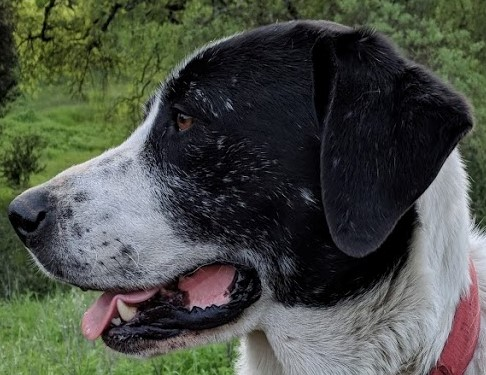
#> input picture data/sammy_face.jpg, 486 x 375 px
$ jupyter execute 21_EdgeDetection.ipynb   (shell and % lines are left out)
#> lines starting #> are read from the running program, lines starting #| are printed output that depends on the picture; after the words box and inside, x2 and y2 are one past the last pixel; in counts of white or black regions, pixels touching at a corner belong together
[cell 1]
import cv2
import numpy as np
import matplotlib.pyplot as plt

[cell 2]
img = cv2.imread("data/sammy_face.jpg")
#> img is the input picture: shape (375, 486, 3); mean B, G, R 70, 78.7, 74.2
# Not doing colour channel correction since we're only performing edge detection.
plt.imshow(img)

[cell 3]
edges = cv2.Canny(image = img, threshold1 = 127, threshold2 = 127)
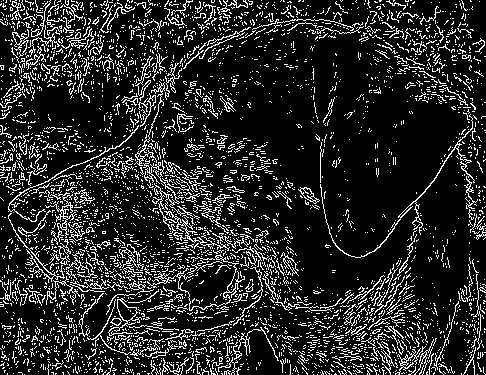
#> edges: shape (375, 486); 15.6% white in thin lines or dots
# 127 is the middle value between 0 and 255

plt.imshow(edges)

[cell 4]
# Trying out other threshold values
edges = cv2.Canny(image = img, threshold1 = 0, threshold2 = 255)
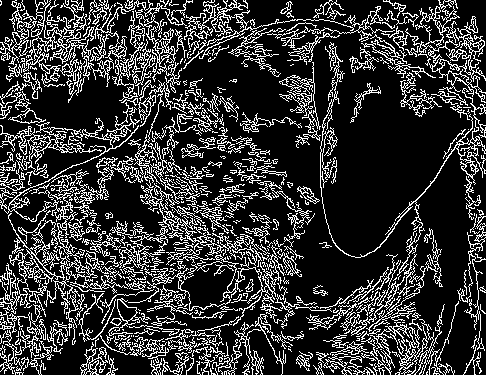
#> edges: shape (375, 486); 21% white in thin lines or dots
# 127 is the middle value between 0 and 255

plt.imshow(edges)

[cell 5]
edges = cv2.Canny(image = img, threshold1 = 0, threshold2 = 127)
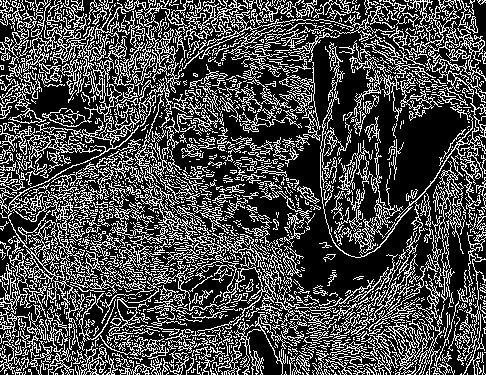
#> edges: shape (375, 486); 28.9% white in thin lines or dots
# 127 is the middle value between 0 and 255

plt.imshow(edges)

[cell 6]
edges = cv2.Canny(image = img, threshold1 = 127, threshold2 = 255)
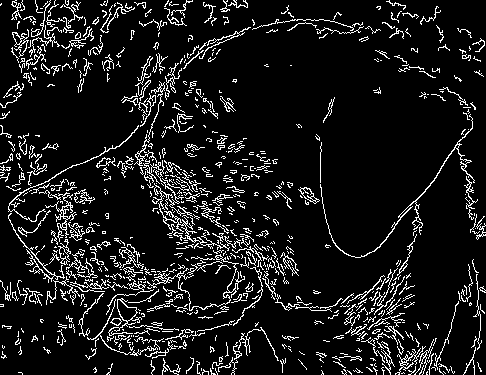
#> edges: shape (375, 486); 9.9% white in thin lines or dots
# 127 is the middle value between 0 and 255

plt.imshow(edges)

[cell 7]
# Choosing a threshold - General practice

# Calculate median pixel value
med_val = np.median(img)
#> med_val = 64
print(med_val)
#| 64.0

# Set lower threshold to either 0 or 70% of median pixel value (Whichever is greater)
lower = int(max(0, 0.7*med_val))
#> lower = 44
print(lower)
#| 44
# Set higher threshold to either 255 or 30% over the median pixel value (Whichever is lower)
upper = int(min(255, 1.3*med_val))
#> upper = 83
print(upper)
#| 83

edges = cv2.Canny(image = img, threshold1 = lower, threshold2 = upper)
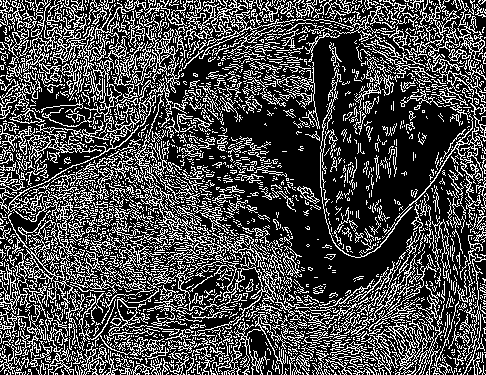
#> edges: shape (375, 486); 28.7% white in thin lines or dots

plt.imshow(edges)

[cell 8]
# Lets do the same after blurring the image first
blurred_img = cv2.blur(img, ksize=(7, 7))
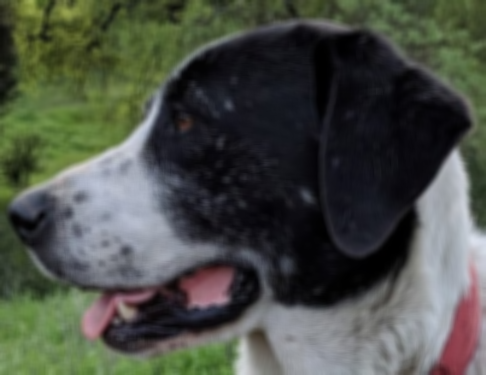
#> blurred_img: shape (375, 486, 3); mean B, G, R 70, 78.7, 74.3

edges = cv2.Canny(image = blurred_img, threshold1 = lower, threshold2 = upper)
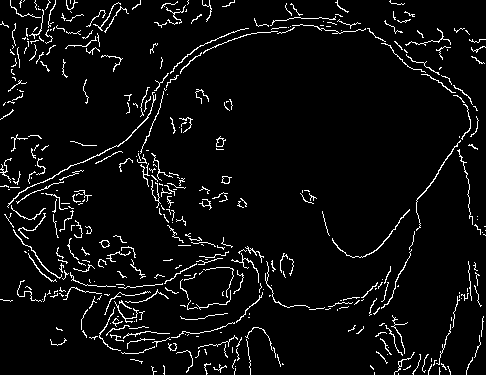
#> edges: shape (375, 486); 5.1% white in thin lines or dots

plt.imshow(edges)

$ run again, with data/00-puppy.jpg copied over data/sammy_face.jpg
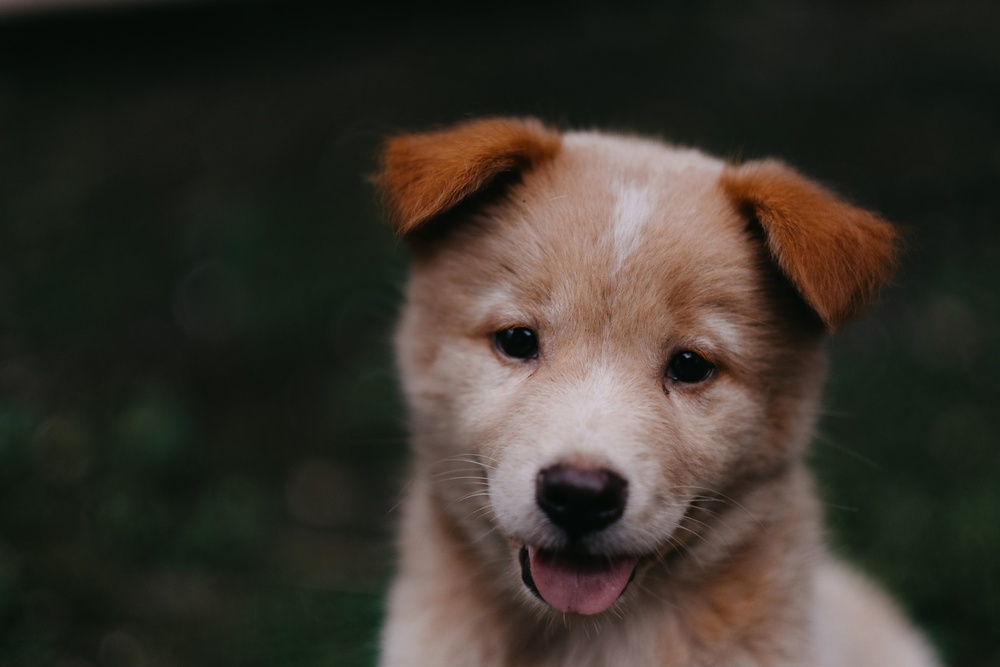
#> input picture data/00-puppy.jpg, 1000 x 667 px, shrunk from 1950 x 1300 before the run
#> img is the input picture: shape (667, 1000, 3); mean B, G, R 43.8, 51.8, 57.3
#> `edges = cv2.Canny(image = img, threshold1 = 127, threshold2 = 255)`:
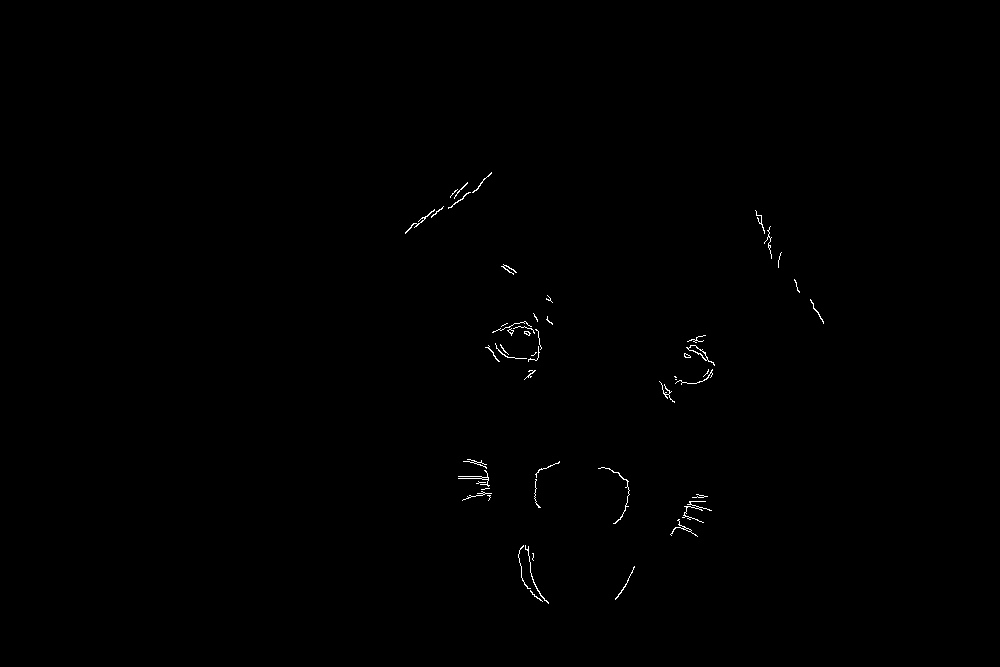
#> edges: shape (667, 1000); 0.27% white in thin lines or dots, all inside (x1, y1, x2, y2) = (405, 172, 824, 604)
#> med_val = 27
#| 27.0
#> lower = 18
#| 18
#> upper = 35
#| 35
#> `edges = cv2.Canny(image = blurred_img, threshold1 = lower, threshold2 ..`:
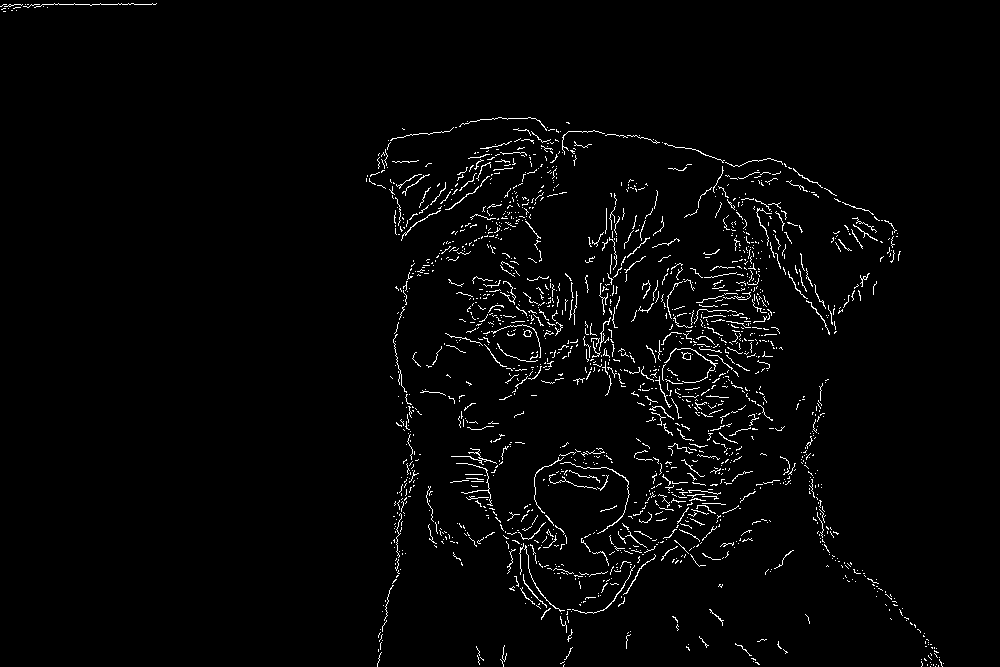
#> edges: shape (667, 1000); 2.3% white in thin lines or dots

$ run again, with data/Denis_Mukwege.jpg copied over data/sammy_face.jpg
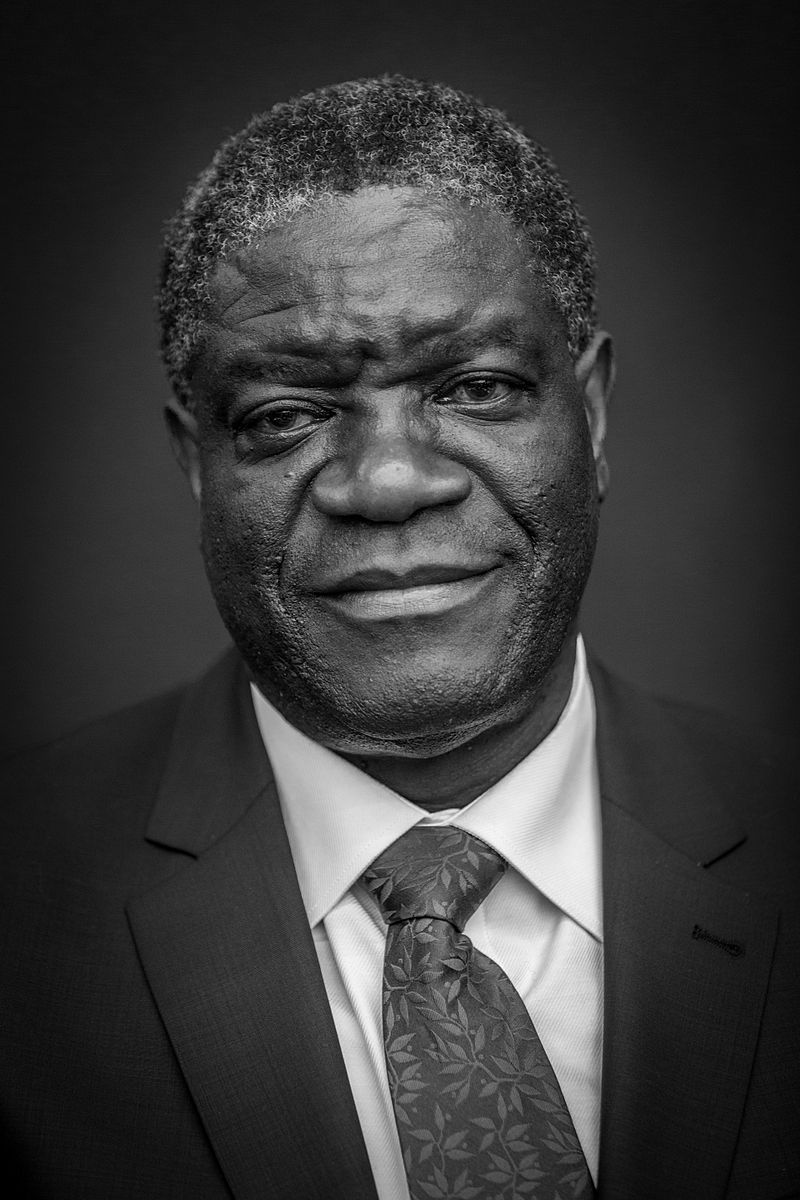
#> input picture data/Denis_Mukwege.jpg, 800 x 1200 px
#> img is the input picture: shape (1200, 800, 3); min 0, max 255, mean 58.8
#> `edges = cv2.Canny(image = img, threshold1 = 127, threshold2 = 255)`:
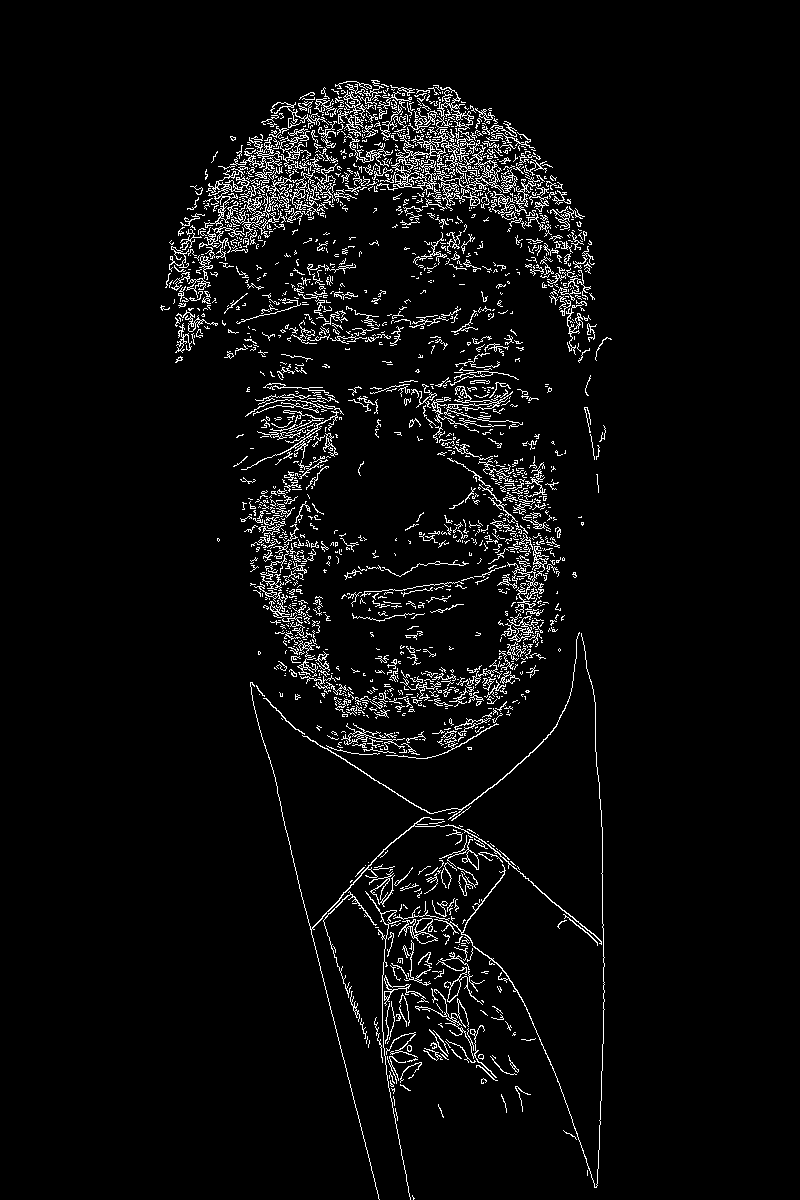
#> edges: shape (1200, 800); 4.5% white in thin lines or dots, all inside (x1, y1, x2, y2) = (160, 80, 612, 1200)
#> med_val = 43
#| 43.0
#> lower = 30
#| 30
#> upper = 55
#| 55
#> `edges = cv2.Canny(image = blurred_img, threshold1 = lower, threshold2 ..`:
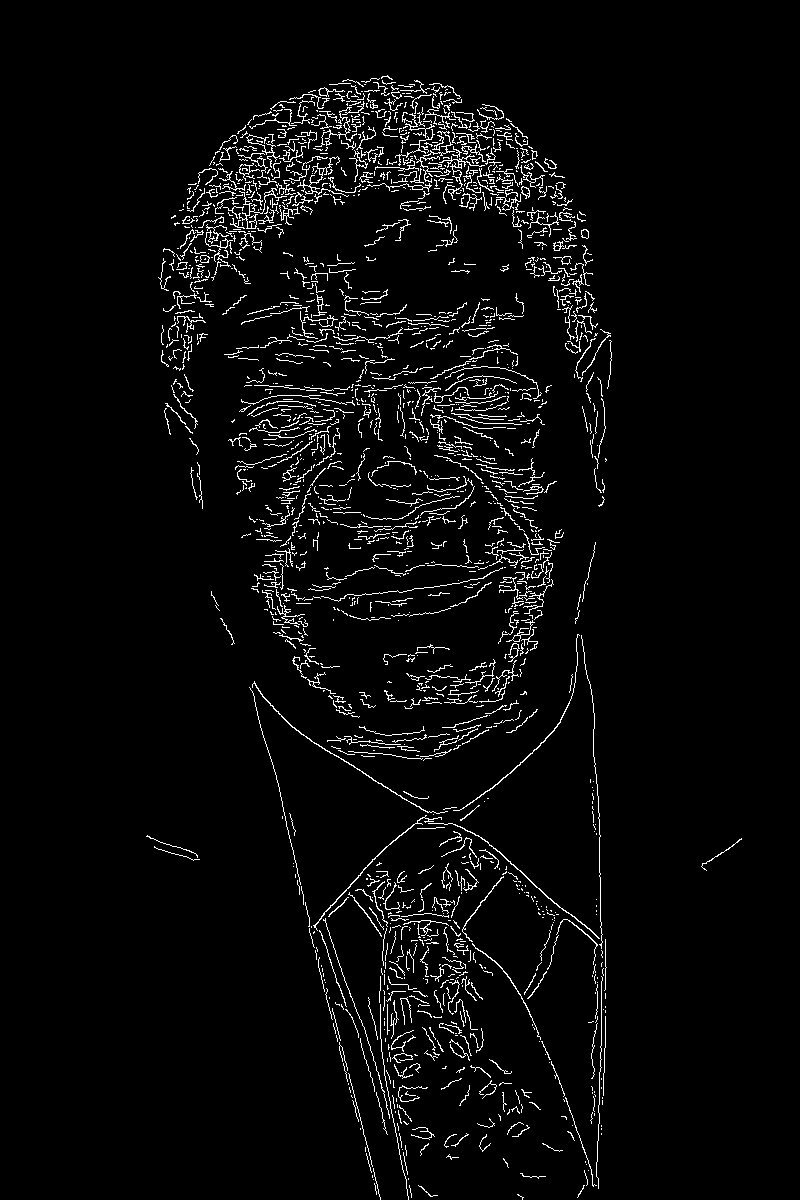
#> edges: shape (1200, 800); 3.8% white in thin lines or dots, all inside (x1, y1, x2, y2) = (146, 75, 742, 1200)

$ run again, with data/Nadia_Murad.jpg copied over data/sammy_face.jpg
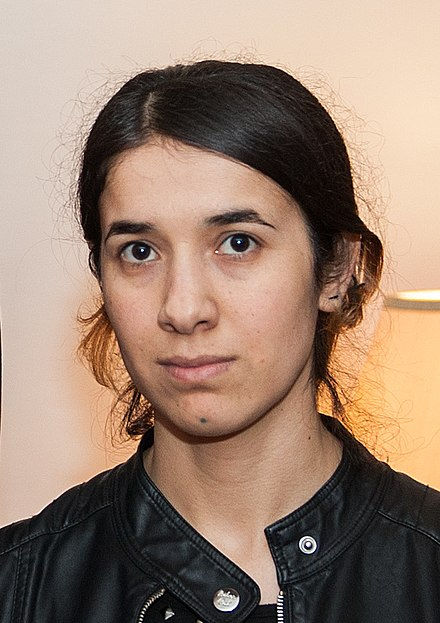
#> input picture data/Nadia_Murad.jpg, 440 x 623 px
#> img is the input picture: shape (623, 440, 3); mean B, G, R 112.7, 129.2, 153.8
#> med_val = 151
#| 151.0
#> lower = 105
#| 105
#> upper = 196
#| 196
#> `edges = cv2.Canny(image = blurred_img, threshold1 = lower, threshold2 ..`:
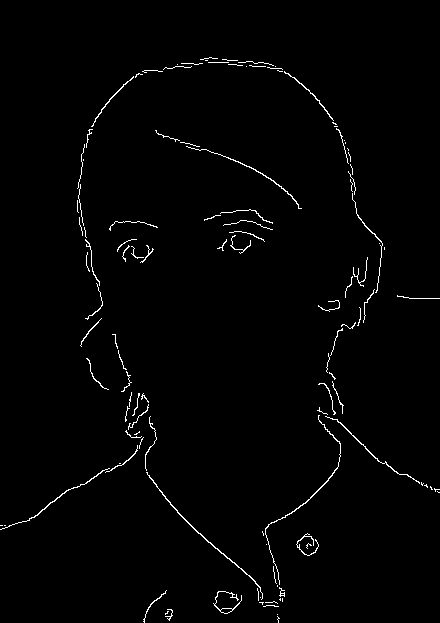
#> edges: shape (623, 440); 1.4% white in thin lines or dots
